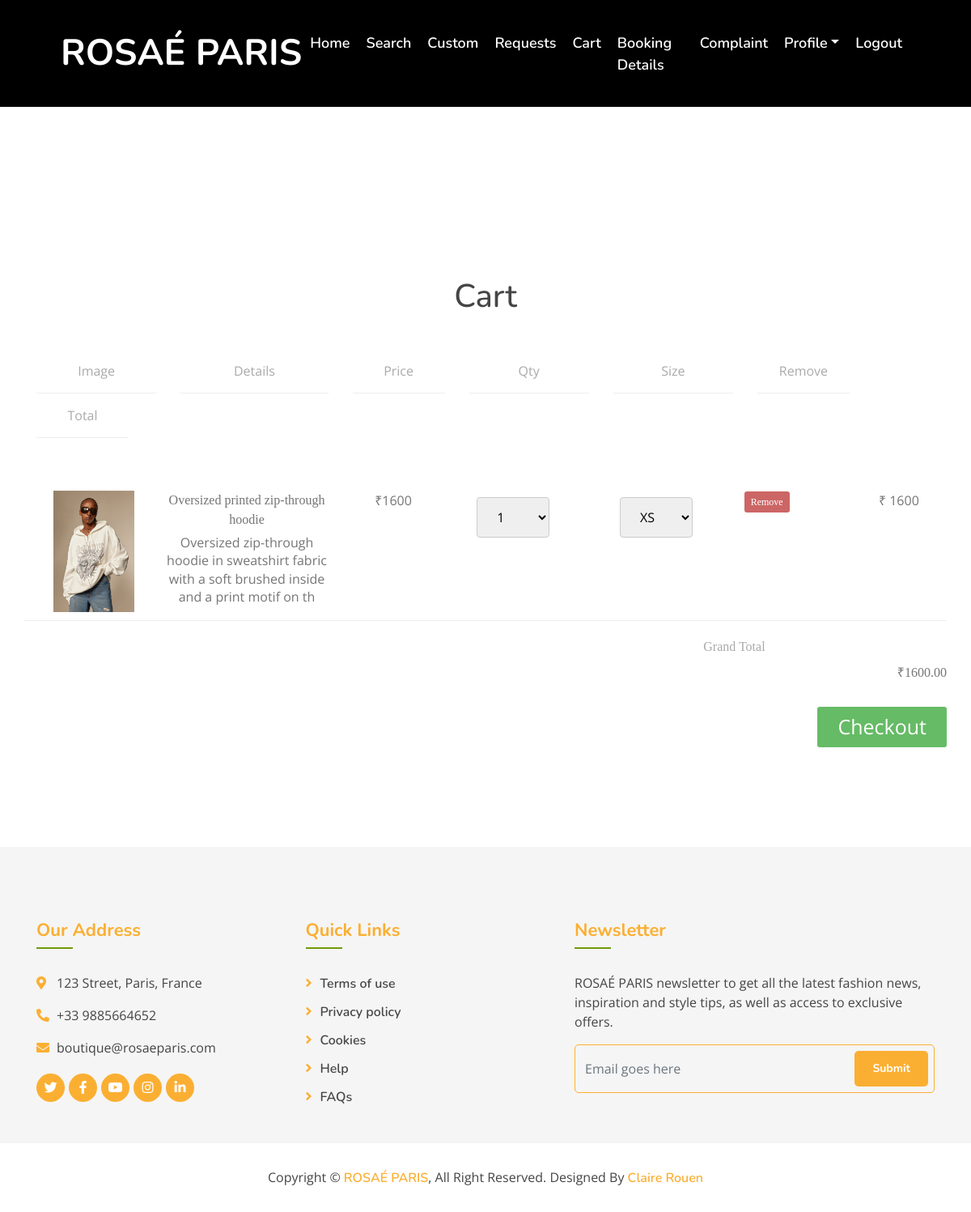
/Project/User/MYCart.php (signed in), run on the app's committed database.
### tables this page shows
CREATE TABLE `tbl_cart` (
  `cart_id` int(11) NOT NULL,
  `cart_quantity` varchar(100) NOT NULL DEFAULT '1',
  `product_id` int(11) NOT NULL,
  `booking_id` int(11) NOT NULL,
  `cart_status` int(11) NOT NULL DEFAULT 0,
  `cart_size` varchar(30) NOT NULL
);

CREATE TABLE `tbl_product` (
  `product_id` int(11) NOT NULL,
  `product_name` varchar(100) NOT NULL,
  `product_photo` varchar(100) NOT NULL,
  `product_details` varchar(100) NOT NULL,
  `product_price` int(11) NOT NULL,
  `shop_id` int(11) NOT NULL,
  `subcategory_id` int(11) NOT NULL
);

### Project/User/MYCart.php (the view, shortened to what this page needs)
<!DOCTYPE html>
<html>
    <head>
        <link
            rel="stylesheet"
            href="https://cdnjs.cloudflare.com/ajax/libs/normalize/5.0.0/normalize.min.css"
            />
    </head>
    <body onload="recalculateCart()" style="padding:0px">
    <?php
    include("Head.php");
    ?>
    <br><br><br><br><br>
    <div style="padding: 30px;" align="center">
        <h1>Cart</h1>
        <br>
        <br>
            <div class="column-labels">
                <label class="product-price" style="width: 13%; text-align:center">Image</label>
                <label class="product-price" style="width: 16%; text-align:center">Details</label>
                <label class="product-price" style="width: 10%; text-align:center">Price</label>
                <label class="product-price" style="width: 13%; text-align:center">Qty</label>
                <label class="product-price" style="width: 13%; text-align:center">Size</label>
                <label class="product-price" style="width: 10%; text-align:center">Remove</label>
                <label class="product-price" text-align:center">Total</label>
            </div>
<form method="post">
        <div class="shopping-cart" style="margin-top: 50px">            <?php
            $sel = "select * from tbl_booking b inner join tbl_cart c on c.booking_id=b.booking_id where b.user_id='" .$_SESSION["uid"]. "' and booking_status='0' and cart_status=0";
            $res = $Conn->query($sel);
                while ($row=$res->fetch_assoc()) {
                    $selPr = "select * from tbl_product where product_id='" .$row["product_id"]. "'";
                    $respr = $Conn->query($selPr);
                    if ($rowpr=$respr->fetch_assoc()) {
                        $selstock = "select sum(stock_quantity) as stock from tbl_stock where product_id='".$rowpr["product_id"]."'";
						$selstock1="select sum(cart_quantity) as quantity from tbl_cart where product_id='".$rowpr["product_id"]."' and cart_status >'0'";
						$chk=$Conn->query($selstock1)->fetch_assoc();
                        $resst = $Conn->query($selstock);
                    if ($rowst=$resst->fetch_assoc()) {
            ?>
            <div class="product">
                <div class="product-image">
                    <img
                        src="../Assets/Files/Photo/<?php echo $rowpr["product_photo"] ?>"
                        />
                </div>
                <div class="product-details">
                    <div class="product-title"><?php echo $rowpr["product_name"] ?></div>
                    <p class="product-description">
                    <?php echo $rowpr["product_details"] ?>
                    </p>
                </div>
                <div class="product-price "	><?php echo $rowpr["product_price"] ?></div>
                <div class="product-quantity">
                <select id="<?php echo $row["cart_id"]?>" style="width:90px">
                	<?php
					for ($k=1;$k<=($rowst["stock"]-$chk["quantity"]);$k++)
					{
						?>
                        <option <?php if($row["cart_quantity"]==$k){ echo "selected";} ?> value="<?php echo $k ?>"><?php echo $k ?></option>
						<?php
					}
					?>
                </select>
                </div>
                <div class="product-size">
                <select name="product-size" id="<?php echo $row["cart_id"]?>" style="width:90px">
                        <option value="XS">XS</option>
                </select>
                </div>
                <div class="product-removal">
                    <button class="remove-product" value="<?php echo $row["cart_id"] ?>">Remove</button>
                </div>
                <div class="product-line-price">
                    <?php
                        $pr = $rowpr["product_price"];
                        $qty = $row["cart_quantity"];
                        $tot = (int)$pr * (int)$qty;
                        echo $tot;
                    ?>
                </div>
            </div>
            <?php
                    }
                }
                }
            ?>
            <div class="totals">
                <div class="totals-item totals-item-total">
                    <label>Grand Total</label>
                    <div class="totals-value" id="cart-total">0</div>
                </div>
            </div>
                <button type="submit" class="checkout" name="btn_checkout">Checkout</button>
        </div>
</form>
    </div>
    </body>
    <?php
    include("Foot.php");
    ?>
</html>

### Project/Assets/Template/Main/css/style.css (style rules this page uses)
body { color: #757575; background: #ffffff; font-family: 'open sans', sans-serif; }
h1, h2, h3, h4, h5, h6 { color: #454545; font-family: 'Nunito', sans-serif; }

### Project/Assets/Template/form.css (style rules this page uses)
input[type=text],[type=password],[type=email],[type=date], select { width: 100%; padding: 12px 20px; margin: 8px 0; display: inline-block; border: 1px solid #ccc; border-radius: 4px; box-sizing: border-box; }

### Project/User/MYCart.php (style rules this page uses)
.product-image { float: left; width: 15%; }
.product-details { float: left; width: 20%; }
.product-price { float: left; width: 10%; }
.product-quantity { float: left; width: 16%; }
.product-size { float: left; width: 15%; }
.product-removal { float: left; width: 9%; }
.product-line-price { float: left; width: 12%; text-align: right; }
.group:before, .shopping-cart:before, .column-labels:before, .product:before, .totals-item:before, .group:after, .shopping-cart:after, .column-labels:after, .product:after, .totals-item:after { content: ""; display: table; }
.group:after, .shopping-cart:after, .column-labels:after, .product:after, .totals-item:after { clear: both; }
.group, .shopping-cart, .column-labels, .product, .totals-item { zoom: 1; }
.product .product-price:before, .product .product-line-price:before, .totals-value:before { content: "₹"; }
body { padding: 0px 30px 30px 20px; font-family: "HelveticaNeue-Light", "Helvetica Neue Light", "Helvetica Neue", Helvetica, Arial, sans-serif; font-weight: 100; }
h1 { font-weight: 100; }
label { color: #aaa; }
.shopping-cart { margin-top: -45px; }
.column-labels label { padding-bottom: 15px; margin-bottom: 15px; border-bottom: 1px solid #eee; }
.product { margin-bottom: 20px; padding-bottom: 10px; border-bottom: 1px solid #eee; }
.product .product-image { text-align: center; }
.product .product-image img { width: 100px; }
.product .product-details .product-title { margin-right: 20px; font-family: "HelveticaNeue-Medium", "Helvetica Neue Medium"; }
.product .product-details .product-description { margin: 5px 20px 5px 0; line-height: 1.4em; }
.product .remove-product { border: 0; padding: 4px 8px; background-color: #c66; color: #fff; font-family: "HelveticaNeue-Medium", "Helvetica Neue Medium"; font-size: 12px; border-radius: 3px; }
.totals .totals-item { float: right; clear: both; width: 100%; margin-bottom: 10px; }
.totals .totals-item label { float: left; clear: both; width: 79%; text-align: right; }
.totals .totals-item .totals-value { float: right; width: 21%; text-align: right; }
.totals .totals-item-total { font-family: "HelveticaNeue-Medium", "Helvetica Neue Medium"; }
.checkout { float: right; border: 0; margin-top: 20px; padding: 6px 25px; background-color: #6b6; color: #fff; font-size: 25px; border-radius: 3px; }
label { margin: 0px 15px; }

### data on the page
tbl_cart: product.product_photo (picture), product.product_name "Oversized printed zip-through hoodie", product.product_details "Oversized zip-through hoodie in sweatshirt fabric with a soft brushed inside and a print motif on th", product.product_price "1600", cart_quantity+cart_id "1", product-size "XS"
